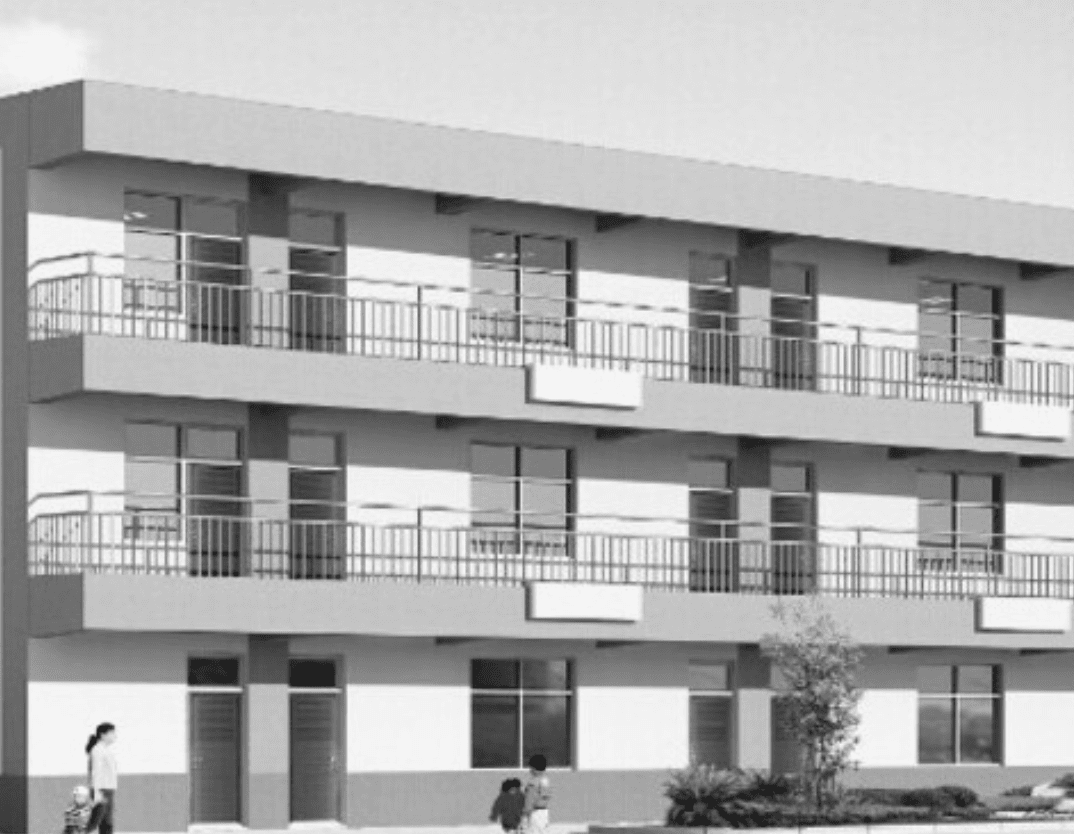
#> input picture assets/school.png, 1074 x 834 px, found by its file name
$ python -i section12.py   (imports and definitions only)
#> lines starting #> are read from the running program, lines starting #| are printed output that depends on the picture
import os
import cv2
import numpy as np
import matplotlib.pyplot as plt


cwd = os.getcwd()

ASSET_PATH = os.path.join(cwd, "assets/")
OUTPUT_PATH = os.path.join(cwd, "outputs/")

file = os.path.join(ASSET_PATH, "j.png")


def join(filename):
    return os.path.join(ASSET_PATH, filename)


def img_show(title, img, isWait=True):
    cv2.imshow(title, img)
    if isWait:
        cv2.waitKey(0)


def img_erode():
    img = cv2.imread(file, 0)

    kernel = np.ones((25, 25), np.uint8)
    erosion = cv2.erode(img, kernel)

    img_show("erode", erosion)


def img_dilate():
    img = cv2.imread(file, 0)

    kernel = np.ones((25, 25), np.uint8)
    dilation = cv2.dilate(img, kernel)

    img_show("dilate", dilation)


def img_morphology():
    file = os.path.join(ASSET_PATH, "school.png")
    img = cv2.imread(file, 0)
#> img is the input picture: shape (834, 1074); min 33, max 245, mean 169.6
    cv2.imshow('source', img)
    kernel = cv2.getStructuringElement(cv2.MORPH_RECT, (10, 10))

    # morph open = src -> erode -> dilate
    opening = cv2.morphologyEx(img, cv2.MORPH_OPEN, kernel)
    cv2.imshow('opening', opening)

    # morph close = src -> dilate -> erode
    closing = cv2.morphologyEx(img, cv2.MORPH_CLOSE, kernel)
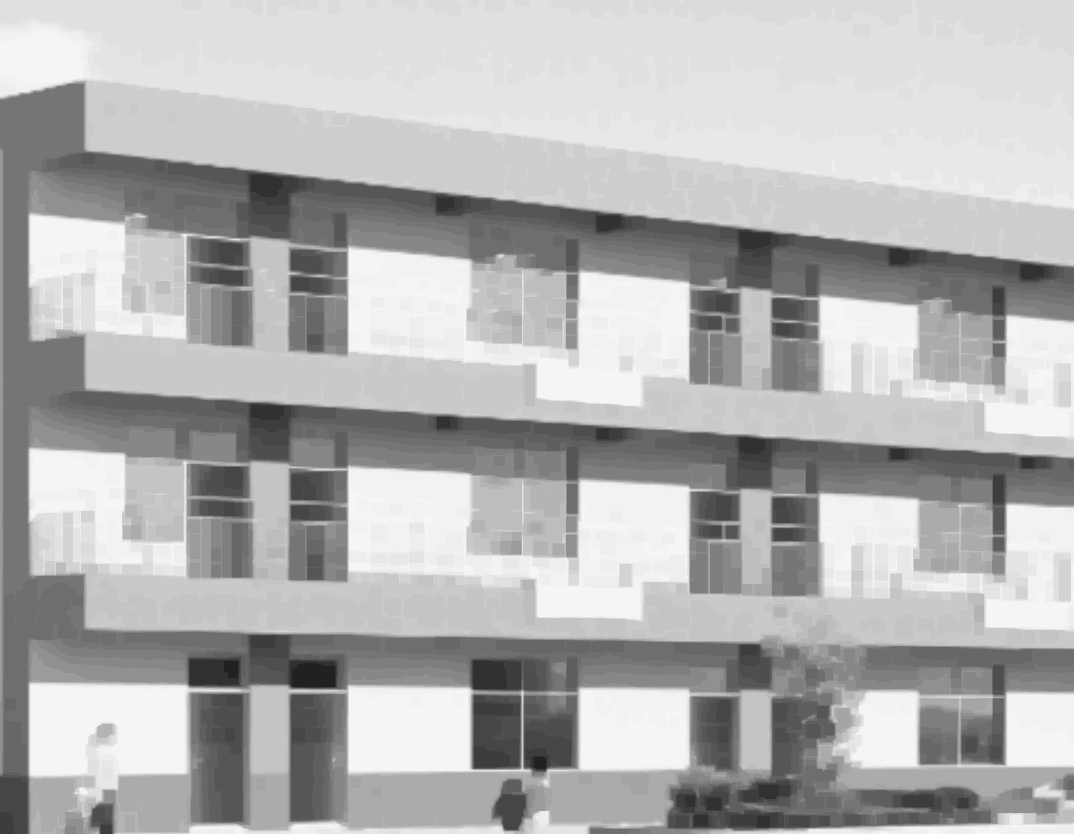
#> closing: shape (834, 1074); min 33, max 245, mean 178.1
    cv2.imshow('closing', closing)

    # Gradient = dilation - erosion
    gradient = cv2.morphologyEx(img, cv2.MORPH_GRADIENT, kernel)
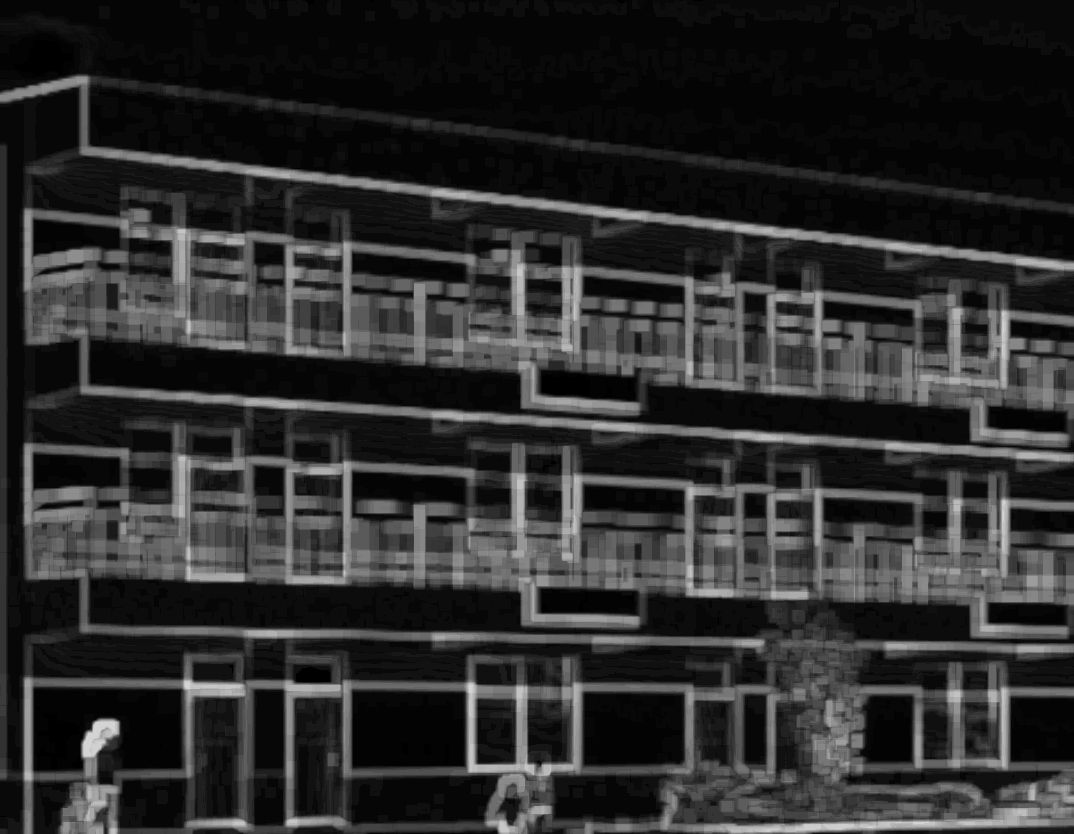
#> gradient: shape (834, 1074); min 0, max 212, mean 45.5
    cv2.imshow('gradient', gradient)

    # Top hat = src - opening
    tophat = cv2.morphologyEx(img, cv2.MORPH_TOPHAT, kernel)
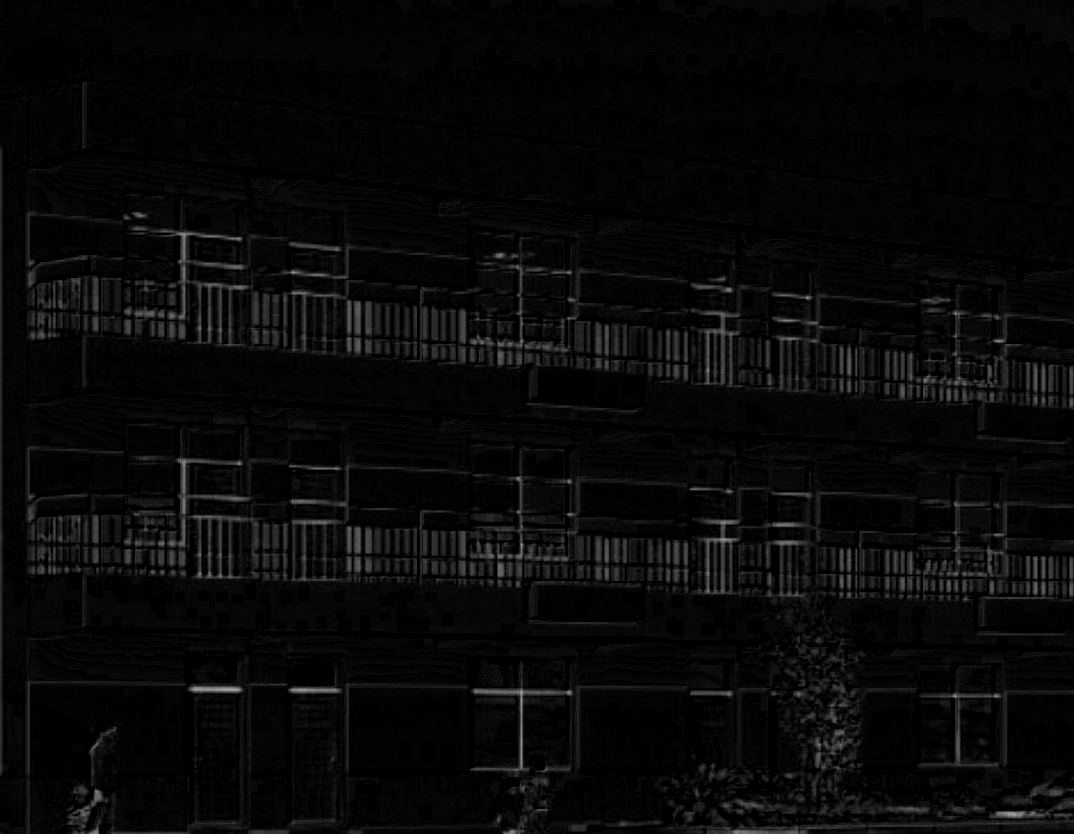
#> tophat: shape (834, 1074); min 0, max 171, mean 8.2
    cv2.imshow('tophat', tophat)

    # Black hat = closing - src
    blackhat = cv2.morphologyEx(img, cv2.MORPH_BLACKHAT, kernel)
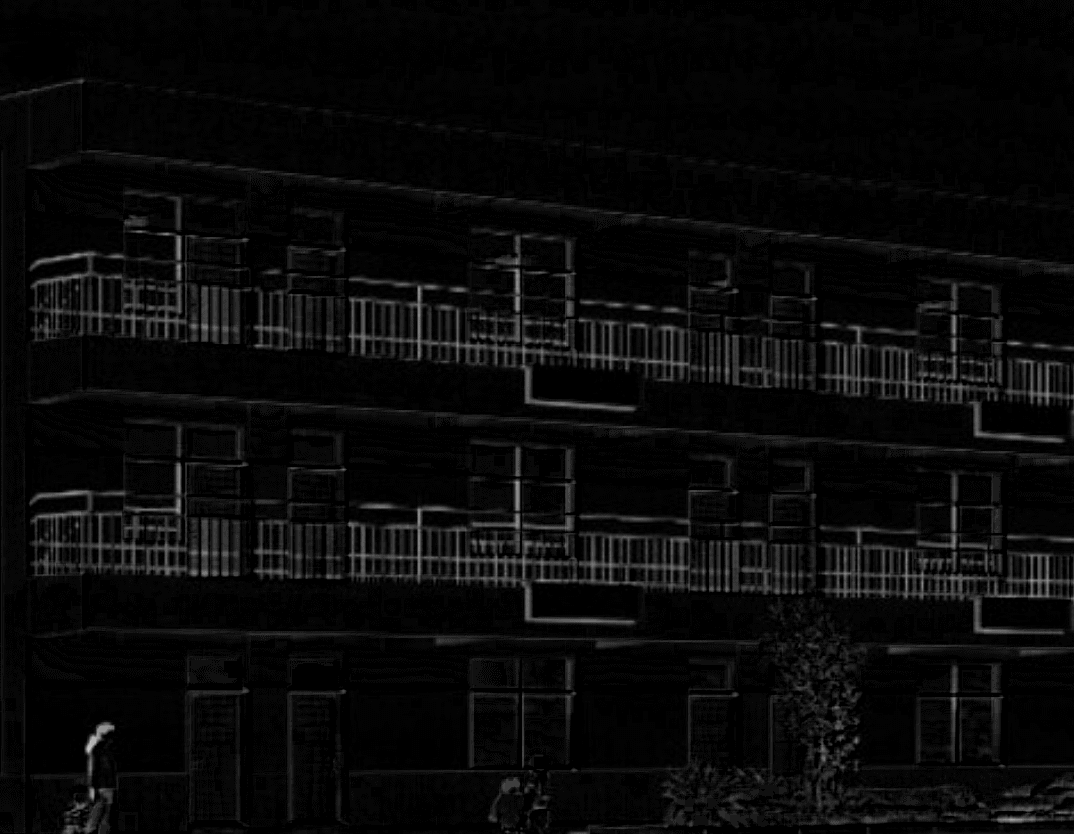
#> blackhat: shape (834, 1074); min 0, max 195, mean 9.5
    cv2.imshow('blackhat', blackhat)

    cv2.waitKey(0)

>>> result = img_morphology()

$ run again, with assets/gradient.png copied over assets/school.png
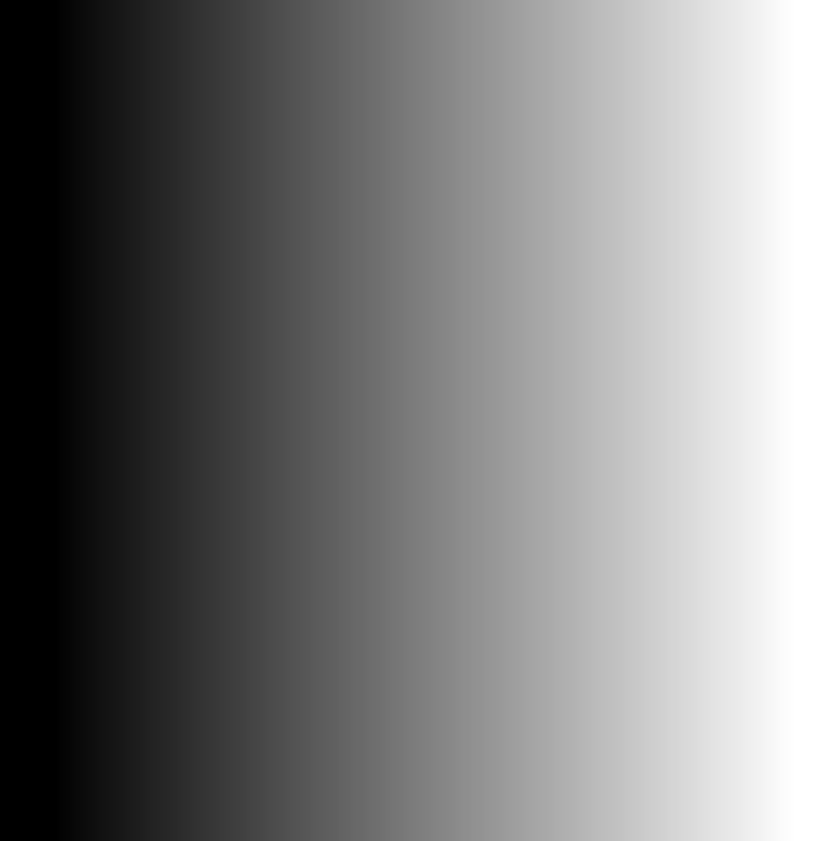
#> input picture assets/gradient.png, 839 x 841 px, shrunk from 1490 x 1492 before the run, found by its file name
#> in img_morphology, img is the input picture: shape (841, 839); min 0, max 255, mean 125.9
#> in img_morphology, `gradient = cv2.morphologyEx(img, cv2.MORPH_GRADIENT, kernel)`:
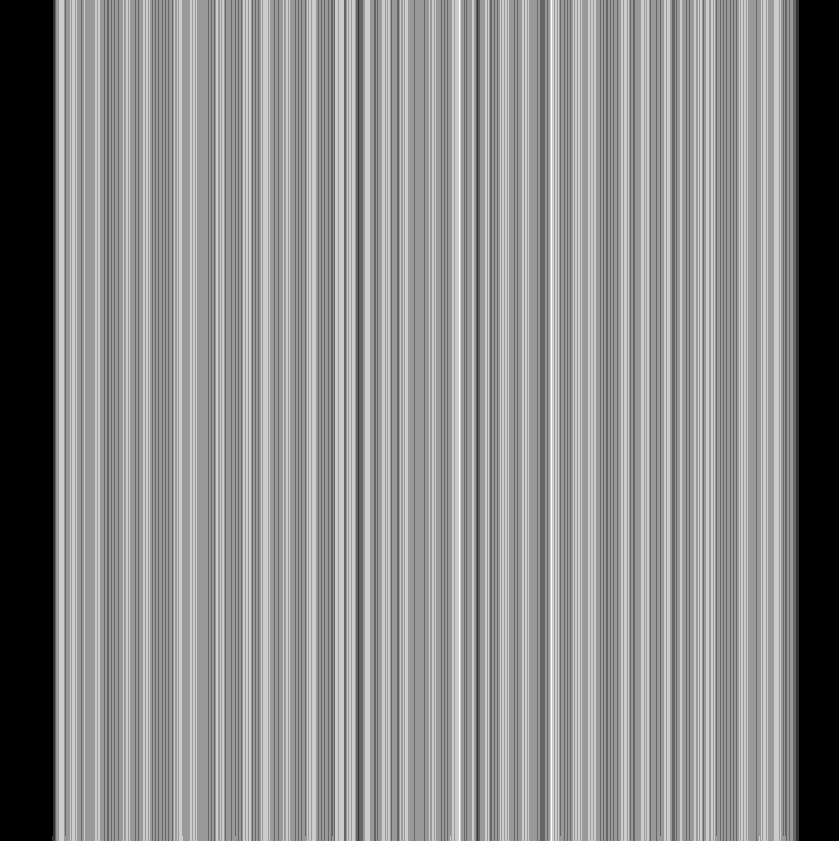
#> gradient: shape (841, 839); min 0, max 5, mean 2.74; drawn with min black and max white
#> in img_morphology, `tophat = cv2.morphologyEx(img, cv2.MORPH_TOPHAT, kernel)`:
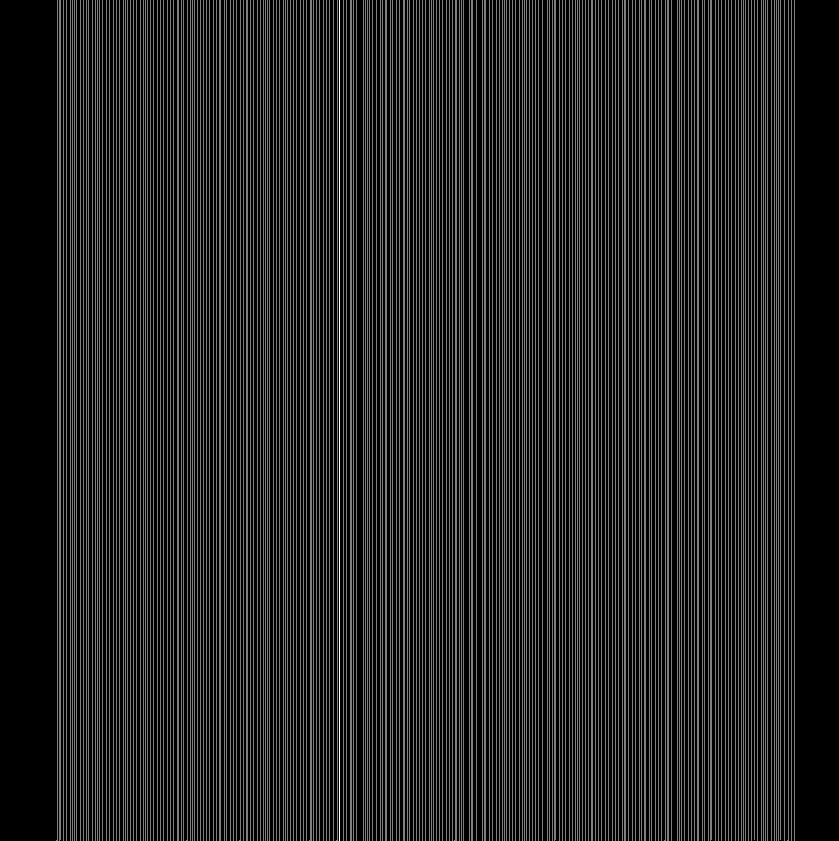
#> tophat: shape (841, 839); min 0, max 2, mean 0.304; drawn with min black and max white
#> blackhat: shape (841, 839); every value is 0
